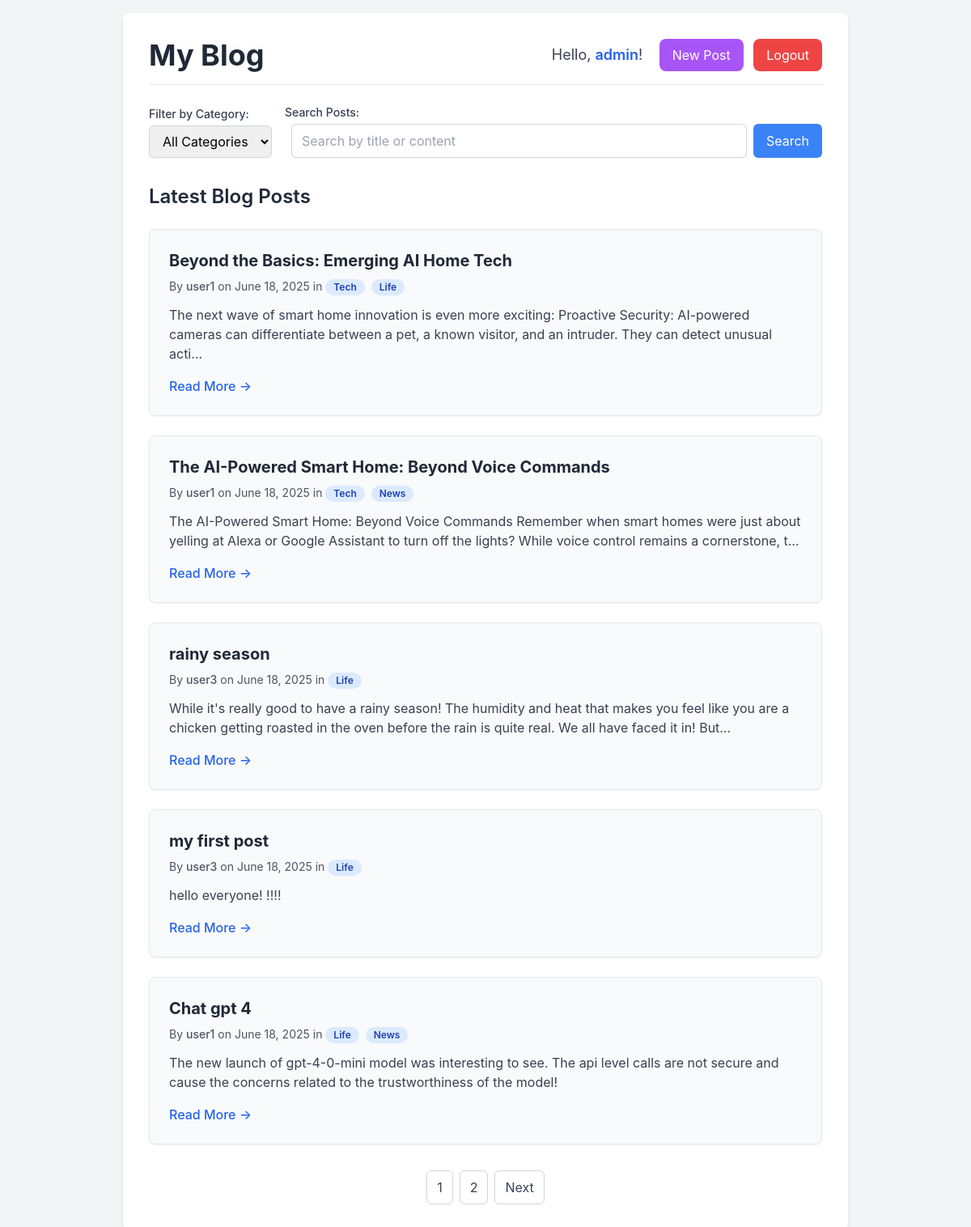
The app's page / (signed in) with its own data.
### blog/models.py (models this page shows, shortened)
class User(AbstractUser):
    email = models.EmailField(unique=True)
    avatar = models.ImageField(upload_to='avatars/', null=True, blank=True)
    bio = models.TextField(null=True, blank=True)
    groups = models.ManyToManyField(
        'auth.Group',
        related_name='custom_user_groups',
        blank=True,
        help_text='Groups this user belongs to.'
    )
    user_permissions = models.ManyToManyField(
        'auth.Permission',
        related_name='custom_user_permissions',
        blank=True,
        help_text='User-specific permissions.'
    )

class BlogPost(models.Model):
    title = models.CharField(max_length=200)
    content = models.TextField()
    author = models.ForeignKey(User, on_delete=models.CASCADE,   related_name='blog_posts')
    published_date = models.DateTimeField(auto_now_add=True)
    is_published = models.BooleanField(default=True)
    categories = models.ManyToManyField(Category)
    created_at = models.DateTimeField(auto_now_add=True)
    updated_at = models.DateTimeField(auto_now=True)

class Category(models.Model):
    name = models.CharField(max_length=100)
    description = models.TextField(null=True, blank=True)
    created_at = models.DateTimeField(auto_now_add=True)
    updated_at = models.DateTimeField(auto_now=True)

### blog/views.py (the view)
# urls.py: path('', HomePageView.as_view(), name='home'), # Your home page with dynamic content
class HomePageView(View):
    template_name = 'home.html'
    paginate_by = 5 # Number of posts per page
    def get(self, request, *args, **kwargs):
        posts = BlogPost.objects.filter(is_published=True).order_by('-published_date')
        category_id = request.GET.get('category')
        if category_id:
            posts = posts.filter(categories__id=category_id)
        search_query = request.GET.get('q')
        if search_query:
            posts = posts.filter(
                Q(title__icontains=search_query) | Q(content__icontains=search_query)
            ).distinct() # distinct() to to avoid duplication posts
        paginator = Paginator(posts, self.paginate_by)
        page_number = request.GET.get('page')
        page_obj = paginator.get_page(page_number)
        context = {
            'page_obj': page_obj,
            'categories': Category.objects.all().order_by('name'), # All categories for dropdown
            'selected_category': category_id, # To pre-select dropdown
            'search_query': search_query, # To pre-fill search box
        }
        return render(request, self.template_name, context)

### blog/context_processors.py (called while the page is built)
def categories_processor(request):
    return {'all_categories': Category.objects.all().order_by('name')}

### templates/home.html (shortened to what this page needs)
<!DOCTYPE html>
<html lang="en">
<head>
    <script src="https://cdn.tailwindcss.com"></script>
</head>
<body class="bg-gray-100 flex flex-col items-center min-h-screen p-4">
    <div class="bg-white p-8 rounded-lg shadow-md w-full max-w-4xl">
        <nav class="flex justify-between items-center mb-6 pb-4 border-b border-gray-200">
            <h1 class="text-4xl font-bold text-gray-800">My Blog</h1>
            <div>
                {% if user.is_authenticated %}
                    <span class="text-lg text-gray-700 mr-4">Hello, <span class="font-semibold text-blue-600">{{ user.username }}</span>!</span>
                    <a href="{% url 'create_post' %}" class="inline-block bg-purple-500 text-white px-4 py-2 rounded-lg hover:bg-purple-600 transition duration-300 mr-2">New Post</a>
                    <form action="{% url 'logout' %}" method="post" class="inline-block m-0 p-0">
                        <button type="submit" class="inline-block bg-red-500 text-white px-4 py-2 rounded-lg hover:bg-red-600 transition duration-300">
                            Logout
                        </button>
                    </form>
                {% endif %}
            </div>
        </nav>
        <div class="mb-8 flex flex-col md:flex-row md:items-end justify-between space-y-4 md:space-y-0 md:space-x-4">
            <div class="w-full md:w-auto">
                <label for="category-filter" class="block text-sm font-medium text-gray-700 mb-1">Filter by Category:</label>
                <select id="category-filter" class="block w-full px-3 py-2 border border-gray-300 rounded-md shadow-sm focus:outline-none focus:ring-blue-500 focus:border-blue-500"
                        onchange="this.options[this.selectedIndex].value ? window.location.href = '?category=' + this.options[this.selectedIndex].value : window.location.href = '{% url "home" %}'">
                    <option value="">All Categories</option>
                </select>
            </div>
            <div class="w-full md:w-auto flex-grow">
                <label for="search-input" class="block text-sm font-medium text-gray-700 mb-1">Search Posts:</label>
                <form method="get" action="{% url 'home' %}" class="flex space-x-2">
                    <input type="text" id="search-input" name="q" placeholder="Search by title or content"
                           class="flex-grow px-3 py-2 border border-gray-300 rounded-md shadow-sm focus:outline-none focus:ring-2 focus:ring-blue-500 focus:border-blue-500"
                           value="{{ search_query|default:"" }}">
                    <button type="submit" class="bg-blue-500 text-white px-4 py-2 rounded-md hover:bg-blue-600 transition duration-300">Search</button>
                </form>
            </div>
        </div>
        <h2 class="text-2xl font-semibold text-gray-800 mb-6">Latest Blog Posts</h2>
        {% if page_obj.object_list %}
            <div class="space-y-6">
                {% for post in page_obj.object_list %}
                    <div class="bg-gray-50 p-6 rounded-lg shadow-sm border border-gray-200">
                        <h3 class="text-xl font-bold text-gray-800 mb-2">{{ post.title }}</h3>
                        <p class="text-sm text-gray-600 mb-3">
                            By <span class="font-medium">{{ post.author.username }}</span> on {{ post.published_date|date:"F d, Y" }}
                            {% if post.categories.all %}
                                in
                                {% for category in post.categories.all %}
                                    <span class="inline-block bg-blue-100 text-blue-800 text-xs font-semibold px-2.5 py-0.5 rounded-full mr-1">{{ category.name }}</span>
                                {% endfor %}
                            {% endif %}
                        </p>
                        <p class="text-gray-700 mb-4">{{ post.content|truncatechars:200 }}</p>
                        <div class="flex justify-between items-center mt-4">
                            <button onclick="openPostModal('{{ post.pk }}', '{% url "post_detail_api" post.pk %}')"
                                    class="text-blue-600 hover:text-blue-800 font-medium cursor-pointer">
                                Read More &rarr;
                            </button>
                        </div>
                    </div>
                {% endfor %}
            </div>
            <nav class="mt-8 flex justify-center items-center space-x-2">
                {% for num in page_obj.paginator.page_range %}
                    <a href="?page={{ num }}{% if selected_category %}&category={{ selected_category }}{% endif %}{% if search_query %}&q={{ search_query }}{% endif %}"
                       class="px-3 py-2 rounded-md border border-gray-300 bg-white text-gray-700 hover:bg-gray-100
                              {% if page_obj.number == num %} pagination-active {% endif %}">
                        {{ num }}
                    </a>
                {% endfor %}
                {% if page_obj.has_next %}
                    <a href="?page={{ page_obj.next_page_number }}{% if selected_category %}&category={{ selected_category }}{% endif %}{% if search_query %}&q={{ search_query }}{% endif %}"
                       class="px-3 py-2 rounded-md border border-gray-300 bg-white text-gray-700 hover:bg-gray-100">Next</a>
                {% endif %}
            </nav>
        {% else %}
            <p class="text-gray-600 text-center text-lg mt-8">No blog posts found.</p>
        {% endif %}
    </div>
</body>
</html>

### templates/home.html (style rules this page uses)
body { font-family: 'Inter', sans-serif; }
.pagination-active { background-color: #2563eb; color: #ffffff; }

### records on screen
User: username "admin"
BlogPost: title "Beyond the Basics: Emerging AI Home Tech", author.username "user1", published_date "June 18, 2025", content "The next wave of smart home innovation is even more exciting: Proactive Security: AI-powered cameras can differentiate between a pet, a known visitor, and an intruder. They can detect unusual acti…"
Category: name "Tech"
Category: name "Life"
BlogPost: title "The AI-Powered Smart Home: Beyond Voice Commands", author.username "user1", published_date "June 18, 2025", content "The AI-Powered Smart Home: Beyond Voice Commands Remember when smart homes were just about yelling at Alexa or Google Assistant to turn off the lights? While voice control remains a cornerstone, t…"
Category: name "News"
BlogPost: title "rainy season", author.username "user3", published_date "June 18, 2025", content "While it's really good to have a rainy season! The humidity and heat that makes you feel like you are a chicken getting roasted in the oven before the rain is quite real. We all have faced it in! But…"
BlogPost: title "my first post", author.username "user3", published_date "June 18, 2025", content "hello everyone! !!!!"
BlogPost: title "Chat gpt 4", author.username "user1", published_date "June 18, 2025", content "The new launch of gpt-4-0-mini model was interesting to see. The api level calls are not secure and cause the concerns related to the trustworthiness of the model!"

### other values on screen
{{ num }} "1" "2"
